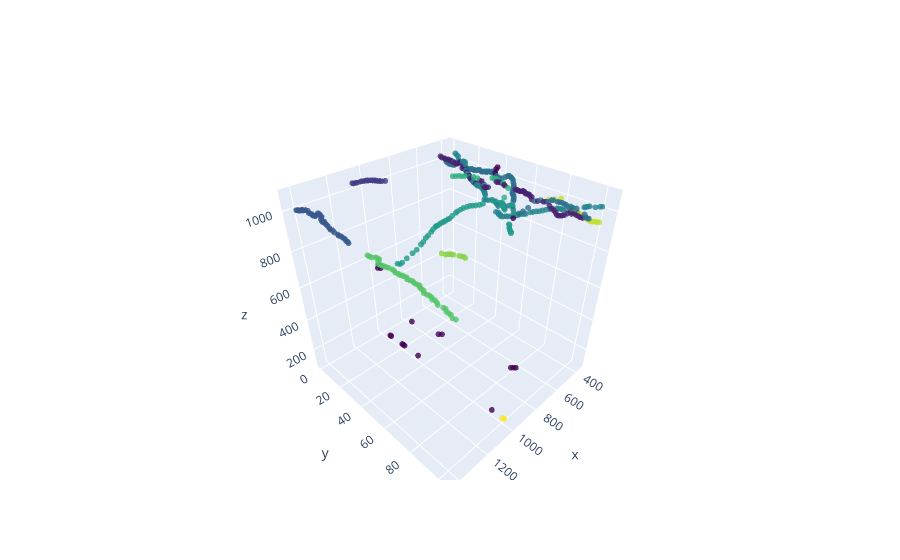

Write notebook code for a chart like this one.
### Code cell
import plotly.graph_objects as go
import numpy as np

h = img.shape[0]
all_xyts = np.concatenate(xyts, axis=-1)
fig = go.Figure(data=[go.Scatter3d(
    x=all_xyts[0, :],
    y=all_xyts[2, :],
    z=h-all_xyts[1, :],
    mode='markers',
    marker=dict(
        size=2,
        color=all_ids,                # set color to an array/list of desired values
        colorscale='Viridis',   # choose a colorscale
        opacity=0.8
    )
)])
# fig = go.Figure(data=[go.Scatter3d(x=all_xyts[0, :], y=all_xyts[1, :], z=all_xyts[2, :],
#                                    mode='markers')])
fig.show()

### Figure 1 — Plotly figure (JSON) as saved in the notebook; plotly's stock layout.template omitted (floating-point values rounded to 4 significant figures; data arrays with more than 128 entries replaced by an {"elided": "..."} marker saying what was removed)
{"data": [{"marker": {"color": {"elided": "465 int values"}, "colorscale": [[0, "#440154"], [0.1111, "#482878"], [0.2222, "#3e4989"], [0.3333, "#31688e"], [0.4444, "#26828e"], [0.5556, "#1f9e89"], [0.6667, "#35b779"], [0.7778, "#6ece58"], [0.8889, "#b5de2b"], [1, "#fde725"]], "opacity": 0.8, "size": 2}, "mode": "markers", "type": "scatter3d", "x": {"elided": "465 float values"}, "y": {"elided": "465 int values"}, "z": {"elided": "465 float values"}}], "layout": {}}
